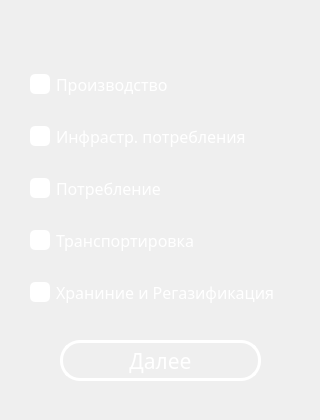
<?xml version="1.0" encoding="UTF-8"?>
<ui version="4.0">
 <class>Dialog</class>
 <widget class="QDialog" name="Dialog">
  <property name="geometry">
   <rect>
    <x>0</x>
    <y>0</y>
    <width>320</width>
    <height>420</height>
   </rect>
  </property>
  <property name="maximumSize">
   <size>
    <width>320</width>
    <height>420</height>
   </size>
  </property>
  <property name="windowTitle">
   <string>Dialog</string>
  </property>
  <property name="styleSheet">
   <string notr="true">background: url(&quot;icons_new/Сортировка.jpg&quot;);</string>
  </property>
  <widget class="QWidget" name="Widget" native="true">
   <property name="geometry">
    <rect>
     <x>30</x>
     <y>50</y>
     <width>291</width>
     <height>281</height>
    </rect>
   </property>
   <property name="layoutDirection">
    <enum>Qt::LayoutDirection::LeftToRight</enum>
   </property>
   <property name="styleSheet">
    <string notr="true">background:none;</string>
   </property>
   <layout class="QVBoxLayout" name="verticalLayout">
    <item>
     <widget class="QCheckBox" name="Checked1_2">
      <property name="styleSheet">
       <string notr="true">QCheckBox{ 
    font-size:12pt;
	font-family:Comfortaa;
background:none;
border:none;
color:white;
}
QCheckBox::indicator {
   height:20px;
   width:20px;
   border-radius:5px;
	background-color:white;
}
QCheckBox::indicator:checked {
   
    background:url(&quot;icons_new/checked.jpg&quot;);
}</string>
      </property>
      <property name="text">
       <string>Производство</string>
      </property>
      <property name="iconSize">
       <size>
        <width>30</width>
        <height>30</height>
       </size>
      </property>
      <property name="tristate">
       <bool>false</bool>
      </property>
     </widget>
    </item>
    <item>
     <widget class="QCheckBox" name="Checked2_2">
      <property name="styleSheet">
       <string notr="true">QCheckBox{ 
    font-size:12pt;
	font-family:Comfortaa;
background:none;
border:none;
color:white;
}
QCheckBox::indicator {
   height:20px;
   width:20px;
   border-radius:5px;
	background-color:white;
}
QCheckBox::indicator:checked {
   
    background:url(&quot;icons_new/checked.jpg&quot;);
}</string>
      </property>
      <property name="text">
       <string>Инфрастр. потребления</string>
      </property>
     </widget>
    </item>
    <item>
     <widget class="QCheckBox" name="Checked3_2">
      <property name="styleSheet">
       <string notr="true">QCheckBox{ 
    font-size:12pt;
	font-family:Comfortaa;
background:none;
border:none;
color:white;
}
QCheckBox::indicator {
   height:20px;
   width:20px;
   border-radius:5px;
	background-color:white;
}
QCheckBox::indicator:checked {
   
    background:url(&quot;icons_new/checked.jpg&quot;);
}</string>
      </property>
      <property name="text">
       <string>Потребление</string>
      </property>
     </widget>
    </item>
    <item>
     <widget class="QCheckBox" name="Checked4_2">
      <property name="styleSheet">
       <string notr="true">QCheckBox{ 
    font-size:12pt;
	font-family:Comfortaa;
background:none;
border:none;
color:white;
}
QCheckBox::indicator {
   height:20px;
   width:20px;
   border-radius:5px;
	background-color:white;
}
QCheckBox::indicator:checked {
   
    background:url(&quot;icons_new/checked.jpg&quot;);
}</string>
      </property>
      <property name="text">
       <string>Транспортировка</string>
      </property>
     </widget>
    </item>
    <item>
     <widget class="QCheckBox" name="Checked5_2">
      <property name="styleSheet">
       <string notr="true">QCheckBox{ 
    font-size:12pt;
	font-family:Comfortaa;
background:none;
border:none;
color:white;
}
QCheckBox::indicator {
   height:20px;
   width:20px;
   border-radius:5px;
	background-color:white;
}
QCheckBox::indicator:checked {
   
    background:url(&quot;icons_new/checked.jpg&quot;);
}</string>
      </property>
      <property name="text">
       <string>Храниние и Регазификация</string>
      </property>
     </widget>
    </item>
   </layout>
  </widget>
  <widget class="QPushButton" name="Next">
   <property name="geometry">
    <rect>
     <x>60</x>
     <y>340</y>
     <width>201</width>
     <height>41</height>
    </rect>
   </property>
   <property name="styleSheet">
    <string notr="true">QPushButton{
background:none;
border:3px solid white;
border-radius:20px;
color:white;
font-family:Comfortaa;;
font-size:16pt;
}
QPushButton:hover{
background:white;
color:rgba(36,173,243,255);
}
QPushButton:pressed{
border:none;
background:rgba(255,255,255,160);
color:rgba(36,173,243,255);
}</string>
   </property>
   <property name="text">
    <string>Далее</string>
   </property>
  </widget>
  <widget class="QPushButton" name="Last">
   <property name="geometry">
    <rect>
     <x>0</x>
     <y>380</y>
     <width>51</width>
     <height>41</height>
    </rect>
   </property>
   <property name="styleSheet">
    <string notr="true">
QPushButton{
background:none;
border:none;
border-radius:15px;

}
QPushButton:hover{
background:rgba(255,255,255,20);


}

QPushButton:pressed{
background:rgba(255,255,255,30);
border:none;

}

</string>
   </property>
   <property name="text">
    <string/>
   </property>
   <property name="icon">
    <iconset resource="resourses_new.qrc">
     <normaloff>:/resourses_new/icons/arrow_back_24dp_FILL0_wght400_GRAD0_opsz24.svg</normaloff>:/resourses_new/icons/arrow_back_24dp_FILL0_wght400_GRAD0_opsz24.svg</iconset>
   </property>
   <property name="iconSize">
    <size>
     <width>24</width>
     <height>24</height>
    </size>
   </property>
  </widget>
 </widget>
 <resources>
  <include location="resourses_new.qrc"/>
 </resources>
 <connections/>
</ui>
